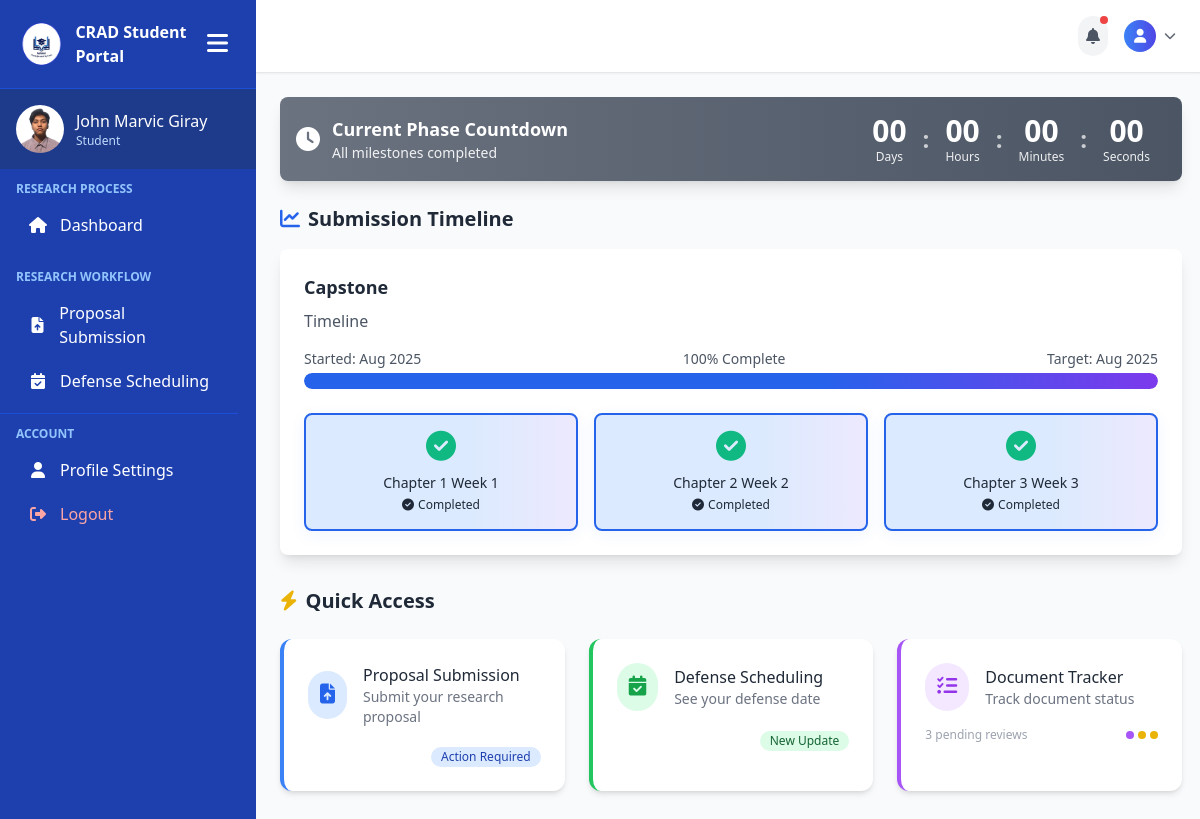
/student_pages/student.php (signed in), run on the app's committed database.
### tables this page shows
CREATE TABLE `student_profiles` (
  `id` int(11) NOT NULL,
  `user_id` int(11) NOT NULL,
  `school_id` varchar(50) NOT NULL,
  `full_name` varchar(100) NOT NULL,
  `program` varchar(50) NOT NULL,
  `cluster` varchar(20) DEFAULT '0',
  `faculty_id` int(11) DEFAULT NULL,
  `school_year` varchar(20) NOT NULL,
  `created_at` timestamp NOT NULL DEFAULT current_timestamp(),
  `updated_at` timestamp NOT NULL DEFAULT current_timestamp() ON UPDATE current_timestamp()
);

CREATE TABLE `user_tbl` (
  `user_id` int(11) NOT NULL,
  `email` varchar(150) NOT NULL,
  `password` varchar(255) NOT NULL,
  `role` enum('Admin','Faculty','Student') NOT NULL DEFAULT 'Student',
  `created_at` timestamp NOT NULL DEFAULT current_timestamp()
);

CREATE TABLE `submission_timelines` (
  `id` int(11) NOT NULL,
  `title` varchar(255) NOT NULL,
  `description` text DEFAULT NULL,
  `is_active` tinyint(1) DEFAULT 1,
  `created_at` timestamp NOT NULL DEFAULT current_timestamp(),
  `updated_at` timestamp NOT NULL DEFAULT current_timestamp() ON UPDATE current_timestamp()
);

CREATE TABLE `timeline_milestones` (
  `id` int(11) NOT NULL,
  `timeline_id` int(11) NOT NULL,
  `title` varchar(255) NOT NULL,
  `description` text DEFAULT NULL,
  `deadline` datetime NOT NULL,
  `status` enum('pending','active','completed') DEFAULT 'pending',
  `created_at` timestamp NOT NULL DEFAULT current_timestamp(),
  `updated_at` timestamp NOT NULL DEFAULT current_timestamp() ON UPDATE current_timestamp()
);

### student_pages/student.php (the view, shortened to what the rows shown need)
<?php
include('../includes/connection.php');
$now = new DateTime();
$active_timeline = null;
$milestones = [];
$completed_milestones = 0;
$progress = 0;
$stmt = $conn->prepare("SELECT t.* FROM submission_timelines t WHERE t.is_active = 1 LIMIT 1");
$stmt->execute();
$result = $stmt->get_result();
if ($result->num_rows > 0) {
    $active_timeline = $result->fetch_assoc();
    $stmt = $conn->prepare("SELECT * FROM timeline_milestones WHERE timeline_id = ? ORDER BY deadline ASC");
    $stmt->bind_param("i", $active_timeline['id']);
    $stmt->execute();
    $milestones = $stmt->get_result()->fetch_all(MYSQLI_ASSOC);
    $total_milestones = count($milestones);
    if ($total_milestones > 0) {
        foreach ($milestones as $milestone) {
            $deadline = new DateTime($milestone['deadline']);
            if ($deadline < $now) {
                $completed_milestones++;
            }
        }
        $progress = ($completed_milestones / $total_milestones) * 100;
    }
}
?>
<!DOCTYPE html>
<html lang="en">
<head>
    <script src="https://cdn.tailwindcss.com"></script>
    <link rel="stylesheet" href="https://cdnjs.cloudflare.com/ajax/libs/font-awesome/6.0.0/css/all.min.css">
</head>
<body class="bg-gray-50 text-gray-800 font-sans">
    <div class="min-h-screen flex">
        <?php include('../includes/student-sidebar.php'); ?>
            <main class="flex-1 overflow-y-auto p-6 hide-scrollbar">
                <section class="mb-8">
                    <h2 class="text-xl font-semibold mb-4 text-gray-800 flex items-center">
                        <i class="fas fa-chart-line mr-2 text-primary"></i> Submission Timeline
                    </h2>
                    <div class="bg-white rounded-lg shadow-lg p-6">
                        <?php if ($active_timeline): ?>
                            <h3 class="text-lg font-semibold mb-2"><?= htmlspecialchars($active_timeline['title']) ?></h3>
                            <p class="text-gray-600 mb-4"><?= htmlspecialchars($active_timeline['description']) ?></p>
                            <div class="mb-6">
                                <div class="flex justify-between text-sm text-gray-600 mb-1">
                                    <span>
                                        <?php if (!empty($milestones)): ?>
                                            Started: <?= date('M Y', strtotime($milestones[0]['deadline'])) ?>
                                        <?php endif; ?>
                                    </span>
                                    <span><?= round($progress) ?>% Complete</span>
                                    <span>
                                        <?php if (!empty($milestones)): ?>
                                            Target: <?= date('M Y', strtotime(end($milestones)['deadline'])) ?>
                                        <?php endif; ?>
                                    </span>
                                </div>
                                <div class="progress-bar">
                                    <div class="progress-fill" style="width: <?= $progress ?>%"></div>
                                </div>
                            </div>
                            <div class="grid grid-cols-1 md:grid-cols-<?= min(5, count($milestones)) ?> gap-4">
                                <?php foreach ($milestones as $index => $milestone): ?>
                                    <?php
                                    $deadline = new DateTime($milestone['deadline']);
                                    $is_past = $deadline < $now;
                                    $is_current = !$is_past && ($index === 0 || new DateTime($milestones[$index-1]['deadline']) < $now);
                                    ?>
                                    <div class="research-phase <?= $is_past || $is_current ? 'active' : '' ?> p-4 rounded-lg text-center transition-all hover:shadow-md">
                                        <i class="fas
                                            <?= $is_past ? 'fa-check-circle text-success' : ($is_current ? 'fa-exclamation-circle text-warning' : 'fa-flag text-gray-300') ?>
                                            text-3xl mb-3"
                                        ></i>
                                        <p class="text-sm font-medium"><?= htmlspecialchars($milestone['title']) ?></p>
                                        <p class="text-xs mt-1">
                                            <?php if ($is_past): ?>
                                                <i class="fas fa-check-circle mr-1"></i>Completed
                                            <?php else: ?>
                                                <i class="fas fa-calendar-day mr-1"></i>
                                                <?= date('M j', strtotime($milestone['deadline'])) ?>
                                            <?php endif; ?>
                                        </p>
                                    </div>
                                <?php endforeach; ?>
                            </div>
                        <?php endif; ?>
                    </div>
                </section>
                <section class="mb-8">
                    <h2 class="text-xl font-semibold mb-6 text-gray-800 flex items-center">
                        <i class="fas fa-bolt mr-2 text-yellow-500"></i> Quick Access
                    </h2>
                </section>
            </main>
        </div>
</body>
</html>

### includes/student-sidebar.php (shortened to what the rows shown need)
<?php
include("../includes/connection.php");
$user_id = $_SESSION['user_id'];
$sql = "SELECT u.role, sp.full_name
        FROM user_tbl u
        LEFT JOIN student_profiles sp ON u.user_id = sp.user_id
        WHERE u.user_id = ?";
$stmt = $conn->prepare($sql);
$stmt->bind_param("i", $user_id);
$stmt->execute();
$result = $stmt->get_result();
$user = $result->fetch_assoc();
$role = $user['role'];
$full_name = $user['full_name'] ?? 'User';
?>
<!DOCTYPE html>
<html lang="en">
<head>
    <script src="https://cdn.tailwindcss.com"></script>
    <link rel="stylesheet" href="https://cdnjs.cloudflare.com/ajax/libs/font-awesome/6.5.0/css/all.min.css">
</head>
<body>
<div class="sidebar sidebar-transition bg-blue-800 text-white flex flex-col hidden md:flex h-screen w-64" id="sidebar">
    <div class="p-4 flex items-center space-x-3 bg-blue-900">
        <div>
            <p class="font-medium profile-name"><?php echo htmlspecialchars($full_name); ?></p>
            <p class="text-xs text-blue-200 profile-role"><?php echo htmlspecialchars(ucfirst($role)); ?></p>
        </div>
    </div>
</div>
</body>
</html>

### data on the page
student_profiles: full_name "John Marvic Giray", user.role "Student"
submission_timelines: title "Capstone", description "Timeline"
timeline_milestones: deadline "Aug 2025", title "Chapter 1 Week 1", shows "Completed"
timeline_milestones: deadline "Aug 2025", title "Chapter 3 Week 3", shows "Completed"
timeline_milestones: title "Chapter 2 Week 2", shows "Completed"

### other printed values
$progress "100"
